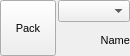
<?xml version="1.0" encoding="UTF-8"?>
<ui version="4.0">
 <class>CellSpacegroupPopup</class>
 <widget class="QWidget" name="CellSpacegroupPopup">
  <property name="geometry">
   <rect>
    <x>0</x>
    <y>0</y>
    <width>120</width>
    <height>56</height>
   </rect>
  </property>
  <property name="sizePolicy">
   <sizepolicy hsizetype="Minimum" vsizetype="Minimum">
    <horstretch>0</horstretch>
    <verstretch>0</verstretch>
   </sizepolicy>
  </property>
  <property name="font">
   <font>
    <pointsize>8</pointsize>
   </font>
  </property>
  <property name="windowTitle">
   <string>Cell Spacegroup Popup</string>
  </property>
  <layout class="QGridLayout" name="gridLayout">
   <property name="margin">
    <number>0</number>
   </property>
   <property name="spacing">
    <number>2</number>
   </property>
   <item row="0" column="0" rowspan="2">
    <widget class="QToolButton" name="PackButton">
     <property name="minimumSize">
      <size>
       <width>56</width>
       <height>56</height>
      </size>
     </property>
     <property name="maximumSize">
      <size>
       <width>56</width>
       <height>56</height>
      </size>
     </property>
     <property name="toolTip">
      <string>Transmute all atoms in the current selection</string>
     </property>
     <property name="text">
      <string>Pack</string>
     </property>
     <property name="icon">
      <iconset resource="icons.qrc">
       <normaloff>:/build/icons/build_transmutesel.svg</normaloff>:/build/icons/build_transmutesel.svg</iconset>
     </property>
     <property name="iconSize">
      <size>
       <width>30</width>
       <height>30</height>
      </size>
     </property>
     <property name="checkable">
      <bool>false</bool>
     </property>
     <property name="autoExclusive">
      <bool>false</bool>
     </property>
     <property name="toolButtonStyle">
      <enum>Qt::ToolButtonTextUnderIcon</enum>
     </property>
     <property name="autoRaise">
      <bool>false</bool>
     </property>
    </widget>
   </item>
   <item row="0" column="1">
    <widget class="QComboBox" name="SpacegroupCombo"/>
   </item>
   <item row="1" column="1">
    <widget class="QLabel" name="label">
     <property name="sizePolicy">
      <sizepolicy hsizetype="Preferred" vsizetype="Minimum">
       <horstretch>0</horstretch>
       <verstretch>0</verstretch>
      </sizepolicy>
     </property>
     <property name="text">
      <string>Name</string>
     </property>
     <property name="alignment">
      <set>Qt::AlignRight|Qt::AlignTrailing|Qt::AlignVCenter</set>
     </property>
    </widget>
   </item>
  </layout>
 </widget>
 <resources>
  <include location="icons.qrc"/>
 </resources>
 <connections/>
</ui>
